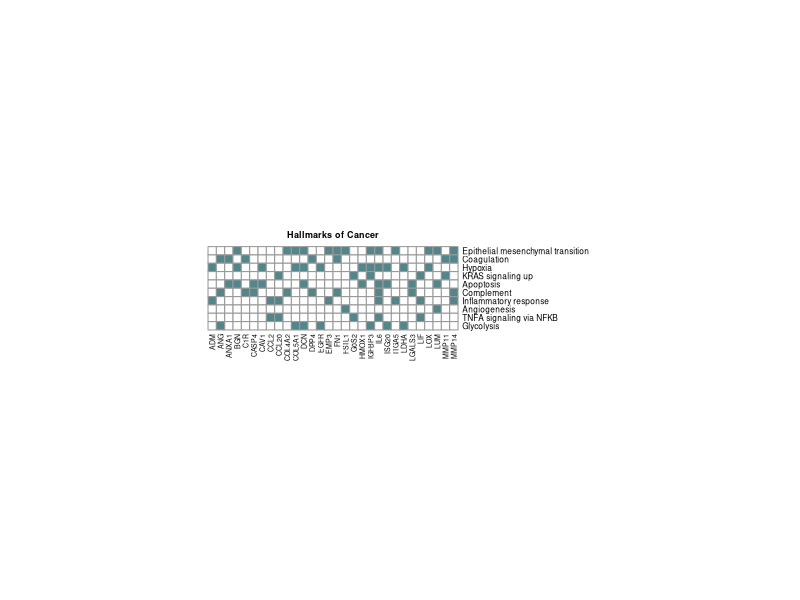
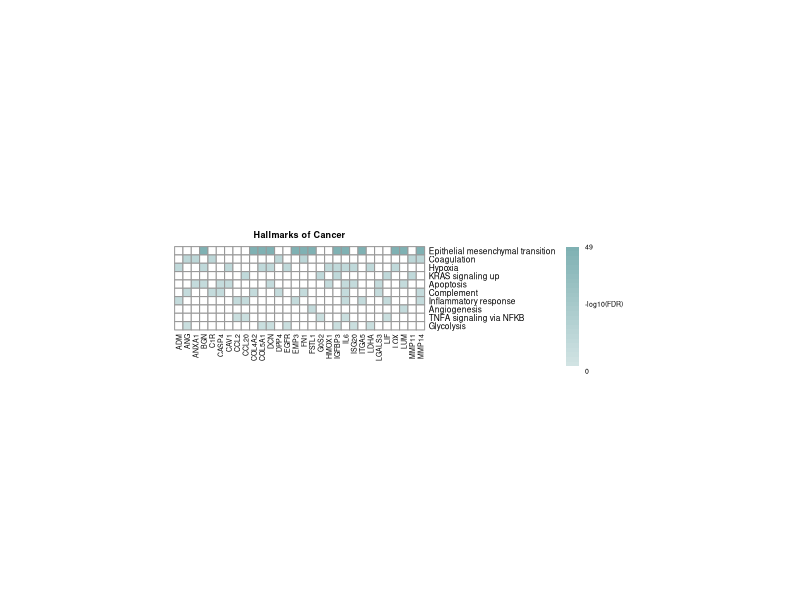

Recreate these plots in R, in order.
#Code adapted heatmap ##################################################

#Load libraries
library(pheatmap) #function pheatmap
library(RColorBrewer) #function colorRampPalette

#Read file (matrix with 0s and 1s)
df = read.delim("data_heatmap1.txt")

#Plot heatmap
pdf("heatmap_v1.pdf",width=4,height=1.5)
pheatmap(df,cluster_cols= F, cluster_rows=F, fontsize=5, fontsize_row = 6, fontsize_col=5, angle_col = "90", main="Hallmarks of Cancer", show_rownames=T, show_colnames=T, color = c("white", "cadetblue4"), cellwidth=6, cellheight=6, legend=F)
garbage=dev.off()

#Read file (matrix with 0s and FDRs)
df = read.delim("data_heatmap2.txt")

#Define color degrade
colfunc = colorRampPalette(c("white", "cadetblue"))
colors = colfunc(50)
colors = colors[c(1,15:40)]

#Plot heatmap
pdf("heatmap_v2.pdf",width=4.5,height=1.5)
pheatmap(df,cluster_cols= F, cluster_rows=F, fontsize=5, fontsize_row = 6, fontsize_col=5, angle_col = "90", main="Hallmarks of Cancer", show_rownames=T, show_colnames=T, color = colors,cellwidth=6,cellheight=6, legend_breaks = c(min(df),min(df)+max(df)/2,max(df)), legend_labels = c(min(df), "-log10(FDR)\n", round(max(df))))
garbage=dev.off()
